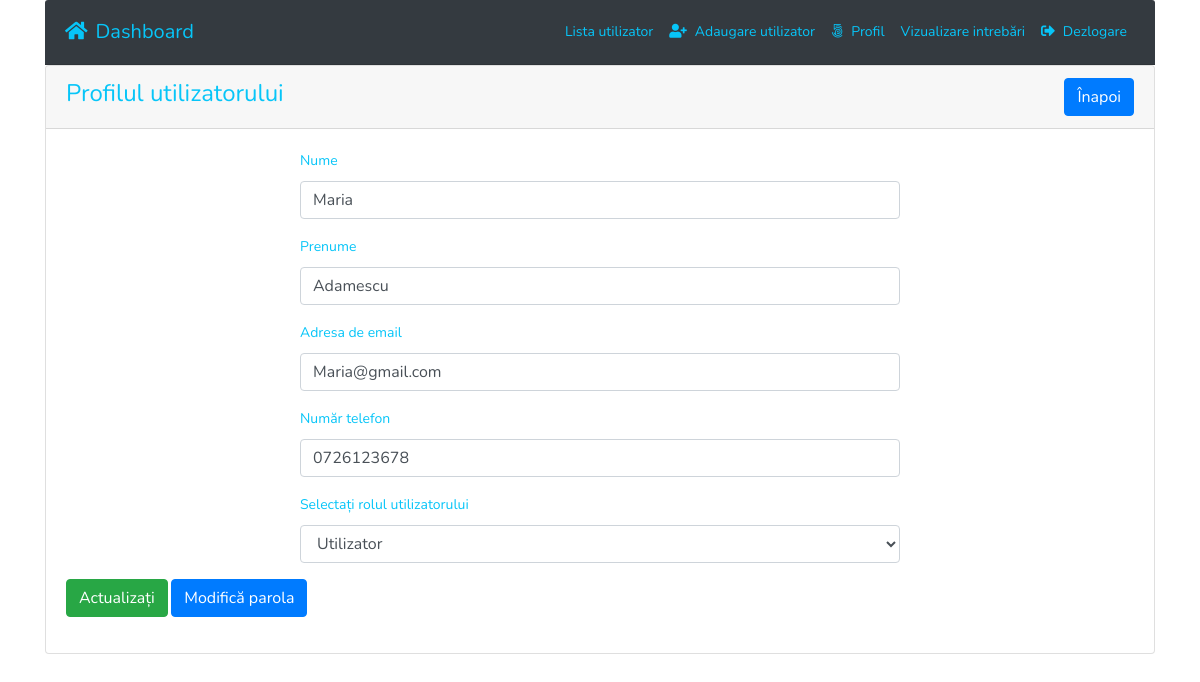
Screenshot of /Html/Admin/profile.php?id=4 (signed in) with the database file from the repository.
### tables this page shows
CREATE TABLE `tbl_users` (
  `id` int(11) NOT NULL,
  `name` varchar(255) DEFAULT NULL,
  `username` varchar(255) DEFAULT NULL,
  `email` varchar(255) DEFAULT NULL,
  `password` varchar(255) DEFAULT NULL,
  `mobile` varchar(25) DEFAULT NULL,
  `roleid` tinyint(4) DEFAULT NULL,
  `isActive` tinyint(4) DEFAULT 0,
  `created_at` timestamp NOT NULL DEFAULT current_timestamp(),
  `updated_at` timestamp NOT NULL DEFAULT current_timestamp()
);

### lib/Database.php (called while the page is built, shortened)
<?php
class  Database{
  public $pdo;
  public function __construct(){
    if (!isset($this->pdo)) {
      try {
        $link = new PDO('mysql:host='.DB_HOST.'; dbname='.DB_NAME, DB_USER, DB_PASS);
        $link->setAttribute(PDO::ATTR_ERRMODE, PDO::ERRMODE_EXCEPTION);
        $link->exec("SET CHARACTER SET utf8");
        $this->pdo  =  $link;
      } catch (PDOException $e) {
        die("Connection error...".$e->getMessage());
      }
    }
  }
}

### lib/Session.php (called while the page is built, shortened)
<?php
class Session{
  public static function get($key){
    if (isset($_SESSION[$key])) {
      return $_SESSION[$key];
    }else{
      return false;
    }
  }
}

### Html/Admin/profile.php (the view, shortened to what this page needs)
<?php
include '../inc/header.php';
 ?>
<?php
if (isset($_GET['id'])) {
  $userid = preg_replace('/[^a-zA-Z0-9-]/', '', (int)$_GET['id']);
}
 ?>
 <div class="card ">
   <div class="card-header">
          <h3  style="color: #07c5f8">Profilul utilizatorului <span class="float-right"> <a href="http://localhost/Proiect_pw/Public/index" class="btn btn-primary">Înapoi</a> </h3>
        </div>
        <div class="card-body">
    <?php
    $getUinfo = $users->getUserInfoById($userid);
    if ($getUinfo) {
     ?>
          <div style="width:600px; margin:0px auto">
          <form class="" action="" method="POST">
              <div class="form-group">
                <label for="name">Nume</label>
                <input type="text" name="name" value="<?php echo $getUinfo->name; ?>" class="form-control">
              </div>
              <div class="form-group">
                <label for="username">Prenume</label>
                <input type="text" name="username" value="<?php echo $getUinfo->username; ?>" class="form-control">
              </div>
              <div class="form-group">
                <label for="email">Adresa de email</label>
                <input type="email" id="email" name="email" value="<?php echo $getUinfo->email; ?>" class="form-control">
              </div>
              <div class="form-group">
                <label for="mobile">Număr telefon</label>
                <input type="text" id="mobile" name="mobile" value="<?php echo $getUinfo->mobile; ?>" class="form-control">
              </div>
              <?php if (Session::get("roleid") == '1') { ?>
              <div class="form-group
              <?php if (Session::get("roleid") == '1' && Session::get("id") == $getUinfo->id) {
                echo "d-none";
              } ?>
                <div class="form-group">
                  <label for="sel1">Selectați rolul utilizatorului</label>
                  <select class="form-control" name="roleid" id="roleid">
                  <?php
                if($getUinfo->roleid == '1'){?>
                  <option value="1" selected='selected'>Admin</option>
                  <option value="2">Editor</option>
                  <option value="3">Utilizator </option>
                <?php }elseif($getUinfo->roleid == '2'){?>
                  <option value="1">Admin</option>
                  <option value="2" selected='selected'>Editor</option>
                  <option value="3">Utilizator </option>
                <?php }elseif($getUinfo->roleid == '3'){?>
                  <option value="3" selected='selected'>Utilizator</option>
                <?php } ?>
                  </select>
                </div>
              </div>
          <?php }else{?>
            <input type="hidden" name="roleid" value="<?php echo $getUinfo->roleid; ?>">
          <?php } ?>
              <?php if (Session::get("id") == $getUinfo->id) {?>
              <div class="form-group">
                <button type="submit" name="update" class="btn btn-success">Actualizați</button>
                <a class="btn btn-primary" href="http://localhost/Proiect_pw/Public/changePassword?id=<?php echo $getUinfo->id;?>">Modifică parola</a>
              </div>
            <?php } elseif(Session::get("roleid") == '1') {?>
              <div class="form-group">
                <button type="submit" name="update" class="btn btn-success">Actualizați</button>
                <a class="btn btn-primary" href="http://localhost/Proiect_pw/Public/changePassword?id=<?php echo $getUinfo->id;?>">Modifică parola</a>
              </div>
            <?php } elseif(Session::get("roleid") == '2') {?>
              <div class="form-group">
                <button type="submit" name="update" class="btn btn-success">Actualizați</button>
              </div>
              <?php   }else{ ?>
                  <div class="form-group">
                    <a class="btn btn-primary" href="http://localhost/Proiect_pw/Public/index >Ok</a>
                  </div>
                <?php } ?>
        </div>
      <?php }else{
        header('Location:../index.php');
      } ?>
      </div>
    </div>

### assets/style.css (style rules this page uses)
body { line-height: 24px; font-size: 14px; font-style: normal; font-weight: normal; visibility: visible; font-family: 'Nunito', sans-serif; color: #07c5f8; }
h1, h2, h3, h4, h5, h6 { color: black; font-family: 'Nunito', sans-serif; font-weight: 400; margin-top: 0; }
h3 { font-size: 24px; line-height: 30px; }

### rows the page displays
tbl_users: name "Maria", username "Adamescu", email "Maria@gmail.com", mobile "0726123678", roleid "Utilizator"
